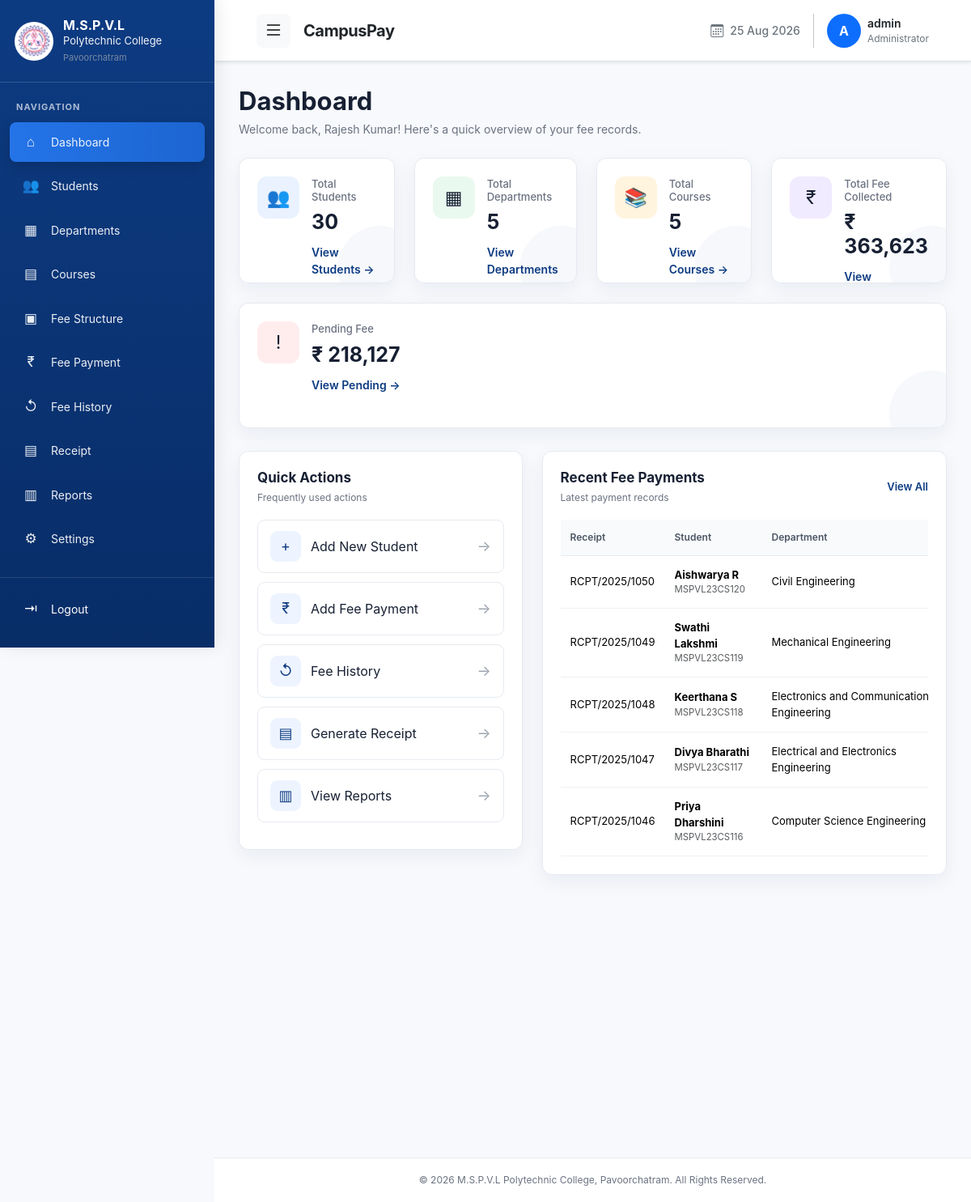
Screenshot of /dashboard.php (signed in) with the database file from the repository.
### tables this page shows
CREATE TABLE fee_payments (
    payment_id INT UNSIGNED AUTO_INCREMENT PRIMARY KEY,
    student_id INT UNSIGNED NOT NULL,
    structure_id INT UNSIGNED NOT NULL,
    amount_paid DECIMAL(10,2) NOT NULL DEFAULT 0.00,
    balance DECIMAL(10,2) NOT NULL DEFAULT 0.00,
    payment_mode ENUM('Cash','UPI','Debit Card','Credit Card') NOT NULL DEFAULT 'Cash',
    payment_status ENUM('Paid','Partial','Pending') NOT NULL DEFAULT 'Pending',
    payment_date DATE NOT NULL,
    transaction_id VARCHAR(50) DEFAULT NULL UNIQUE,
    remarks VARCHAR(255) DEFAULT NULL,
    CONSTRAINT fk_feepayments_student FOREIGN KEY (student_id)
        REFERENCES students(student_id) ON DELETE CASCADE ON UPDATE CASCADE,
    CONSTRAINT fk_feepayments_structure FOREIGN KEY (structure_id)
        REFERENCES fee_structure(structure_id) ON DELETE RESTRICT ON UPDATE CASCADE,
    INDEX idx_feepayments_student (student_id),
    INDEX idx_feepayments_structure (structure_id),
    INDEX idx_feepayments_status (payment_status),
    INDEX idx_feepayments_date (payment_date)
);

CREATE TABLE receipts (
    receipt_id INT UNSIGNED AUTO_INCREMENT PRIMARY KEY,
    payment_id INT UNSIGNED NOT NULL,
    receipt_no VARCHAR(30) NOT NULL UNIQUE,
    issue_date DATE NOT NULL,
    printed_by INT UNSIGNED NOT NULL,
    CONSTRAINT fk_receipts_payment FOREIGN KEY (payment_id)
        REFERENCES fee_payments(payment_id) ON DELETE CASCADE ON UPDATE CASCADE,
    CONSTRAINT fk_receipts_admin FOREIGN KEY (printed_by)
        REFERENCES admin(admin_id) ON DELETE RESTRICT ON UPDATE CASCADE,
    INDEX idx_receipts_payment (payment_id),
    INDEX idx_receipts_admin (printed_by)
);

CREATE TABLE students (
    student_id INT UNSIGNED AUTO_INCREMENT PRIMARY KEY,
    reg_no VARCHAR(30) NOT NULL UNIQUE,
    admission_no VARCHAR(30) NOT NULL UNIQUE,
    student_name VARCHAR(100) NOT NULL,
    gender ENUM('Male','Female','Other') NOT NULL DEFAULT 'Male',
    dob DATE DEFAULT NULL,
    mobile VARCHAR(15) NOT NULL UNIQUE,
    email VARCHAR(100) DEFAULT NULL UNIQUE,
    address TEXT DEFAULT NULL,
    department_id INT UNSIGNED NOT NULL,
    course_id INT UNSIGNED NOT NULL,
    year_id INT UNSIGNED NOT NULL,
    semester TINYINT UNSIGNED NOT NULL DEFAULT 1,
    admission_date DATE NOT NULL,
    student_photo VARCHAR(255) DEFAULT 'default_student.png',
    status ENUM('Active','Inactive','Graduated') NOT NULL DEFAULT 'Active',
    CONSTRAINT fk_students_department FOREIGN KEY (department_id)
        REFERENCES departments(department_id) ON DELETE RESTRICT ON UPDATE CASCADE,
    CONSTRAINT fk_students_course FOREIGN KEY (course_id)
        REFERENCES courses(course_id) ON DELETE RESTRICT ON UPDATE CASCADE,
    CONSTRAINT fk_students_year FOREIGN KEY (year_id)
        REFERENCES academic_years(year_id) ON DELETE RESTRICT ON UPDATE CASCADE,
    INDEX idx_students_department (department_id),
    INDEX idx_students_course (course_id),
    INDEX idx_students_year (year_id),
    INDEX idx_students_name (student_name)
);

CREATE TABLE departments (
    department_id INT UNSIGNED AUTO_INCREMENT PRIMARY KEY,
    department_name VARCHAR(100) NOT NULL UNIQUE,
    hod_name VARCHAR(100) NOT NULL
);

### dashboard.php (the view, shortened to what the rows shown need)
<?php
require_once "config/database.php";
$student_result = mysqli_query(
    $conn,
    "SELECT COUNT(*) AS total
     FROM students"
);
$student_data =
    mysqli_fetch_assoc($student_result);
$total_students =
    (int) $student_data["total"];
$department_result = mysqli_query(
    $conn,
    "SELECT COUNT(*) AS total
     FROM departments"
);
$department_data =
    mysqli_fetch_assoc($department_result);
$total_departments =
    (int) $department_data["total"];
$course_result = mysqli_query(
    $conn,
    "SELECT COUNT(*) AS total
     FROM courses"
);
$course_data =
    mysqli_fetch_assoc($course_result);
$total_courses =
    (int) $course_data["total"];
$collection_result = mysqli_query(
    $conn,
    "SELECT
        COALESCE(SUM(amount_paid), 0) AS total
     FROM fee_payments"
);
$collection_data =
    mysqli_fetch_assoc($collection_result);
$total_collection =
    (float) $collection_data["total"];
$pending_result = mysqli_query(
    $conn,
    "SELECT
        COALESCE(SUM(balance), 0) AS total
     FROM fee_payments
     WHERE balance > 0"
);
$pending_data =
    mysqli_fetch_assoc($pending_result);
$total_pending =
    (float) $pending_data["total"];
$recent_query = mysqli_query(
    $conn,
    "SELECT
        fp.payment_id,
        fp.student_id,
        fp.amount_paid,
        fp.balance,
        fp.payment_status,
        fp.payment_date,
        s.reg_no,
        s.student_name,
        d.department_name,
        r.receipt_no
     FROM fee_payments fp
     LEFT JOIN students s
        ON fp.student_id = s.student_id
     LEFT JOIN departments d
        ON s.department_id = d.department_id
     LEFT JOIN receipts r
        ON fp.payment_id = r.payment_id
     ORDER BY fp.payment_id DESC
     LIMIT 5"
);
?>
<?php require_once "includes/header.php"; ?>
<main class="main-content">
    <section class="dashboard-container">
        <div class="dashboard-heading reveal">
            <h1>
                Dashboard
            </h1>
        </div>
        <div class="row g-4">
            <div class="col-xl col-md-6 reveal">
                <div
                    class="summary-card card-blue">
                    <div class="summary-content">
                        <h2>
                            <?php
                            echo number_format(
                                $total_students
                            );
                            ?>
                        </h2>
                    </div>
                </div>
            </div>
            <div class="col-xl col-md-6 reveal">
                <div
                    class="summary-card card-green">
                    <div class="summary-content">
                        <h2>
                            <?php
                            echo number_format(
                                $total_departments
                            );
                            ?>
                        </h2>
                    </div>
                </div>
            </div>
            <div class="col-xl col-md-6 reveal">
                <div
                    class="summary-card card-orange">
                    <div class="summary-content">
                        <h2>
                            <?php
                            echo number_format(
                                $total_courses
                            );
                            ?>
                        </h2>
                    </div>
                </div>
            </div>
            <div class="col-xl col-md-6 reveal">
                <div
                    class="summary-card card-purple">
                    <div class="summary-content">
                        <h2>
                            ₹
                            <?php
                            echo number_format(
                                $total_collection,
                                0
                            );
                            ?>
                        </h2>
                    </div>
                </div>
            </div>
            <div class="col-xl col-md-6 reveal">
                <div
                    class="summary-card card-red">
                    <div class="summary-content">
                        <h2>
                            ₹
                            <?php
                            echo number_format(
                                $total_pending,
                                0
                            );
                            ?>
                        </h2>
                    </div>
                </div>
            </div>
        </div>
        <div class="row g-4 mt-1">
            <div class="col-lg-7 reveal">
                <div class="dashboard-panel">
                    <div class="table-wrapper">
                        <table
                            class="table dashboard-table mb-0">
                            <thead>
                                <tr>
                                    <th>
                                        Receipt
                                    </th>
                                    <th>
                                        Student
                                    </th>
                                    <th>
                                        Department
                                    </th>
                                </tr>
                            </thead>
                            <tbody>
                                <?php
                                if (
                                    $recent_query &&
                                    mysqli_num_rows(
                                        $recent_query
                                    ) > 0
                                ):
                                ?>
                                    <?php
                                    while (
                                        $payment =
                                        mysqli_fetch_assoc(
                                            $recent_query
                                        )
                                    ):
                                    ?>
                                        <tr>
                                            <td>
                                                <?php
                                                echo htmlspecialchars(
                                                    $payment["receipt_no"]
                                                        ?? "-"
                                                );
                                                ?>
                                            </td>
                                            <td>
                                                <strong>
                                                    <?php
                                                    echo htmlspecialchars(
                                                        $payment["student_name"]
                                                            ?? "Unknown"
                                                    );
                                                    ?>
                                                </strong>
                                                <div
                                                    class="small text-muted">
                                                    <?php
                                                    echo htmlspecialchars(
                                                        $payment["reg_no"]
                                                            ?? "-"
                                                    );
                                                    ?>
                                                </div>
                                            </td>
                                            <td>
                                                <?php
                                                echo htmlspecialchars(
                                                    $payment["department_name"]
                                                        ?? "-"
                                                );
                                                ?>
                                            </td>
                                        </tr>
                                    <?php
                                    endwhile;
                                    ?>
                                <?php endif; ?>
                            </tbody>
                        </table>
                    </div>
                </div>
            </div>
        </div>
    </section>
</main>
<?php require_once "includes/footer.php"; ?>

### rows the page displays
fee_payments: receipts.receipt_no "RCPT/2025/1050", student.student_name "Aishwarya R", student.reg_no "MSPVL23CS120", departments.department_name "Civil Engineering"
fee_payments: receipts.receipt_no "RCPT/2025/1049", student.student_name "Swathi Lakshmi", student.reg_no "MSPVL23CS119", departments.department_name "Mechanical Engineering"
fee_payments: receipts.receipt_no "RCPT/2025/1048", student.student_name "Keerthana S", student.reg_no "MSPVL23CS118", departments.department_name "Electronics and Communication Engineering"
fee_payments: receipts.receipt_no "RCPT/2025/1047", student.student_name "Divya Bharathi", student.reg_no "MSPVL23CS117", departments.department_name "Electrical and Electronics Engineering"
fee_payments: receipts.receipt_no "RCPT/2025/1046", student.student_name "Priya Dharshini", student.reg_no "MSPVL23CS116", departments.department_name "Computer Science Engineering"

### other values shown
$_SESSION["username"] "admin"
$admin_name "Rajesh Kumar"
$total_students "30"
$total_departments "5"
$total_courses "5"
$total_collection "363,623"
$total_pending "218,127"
